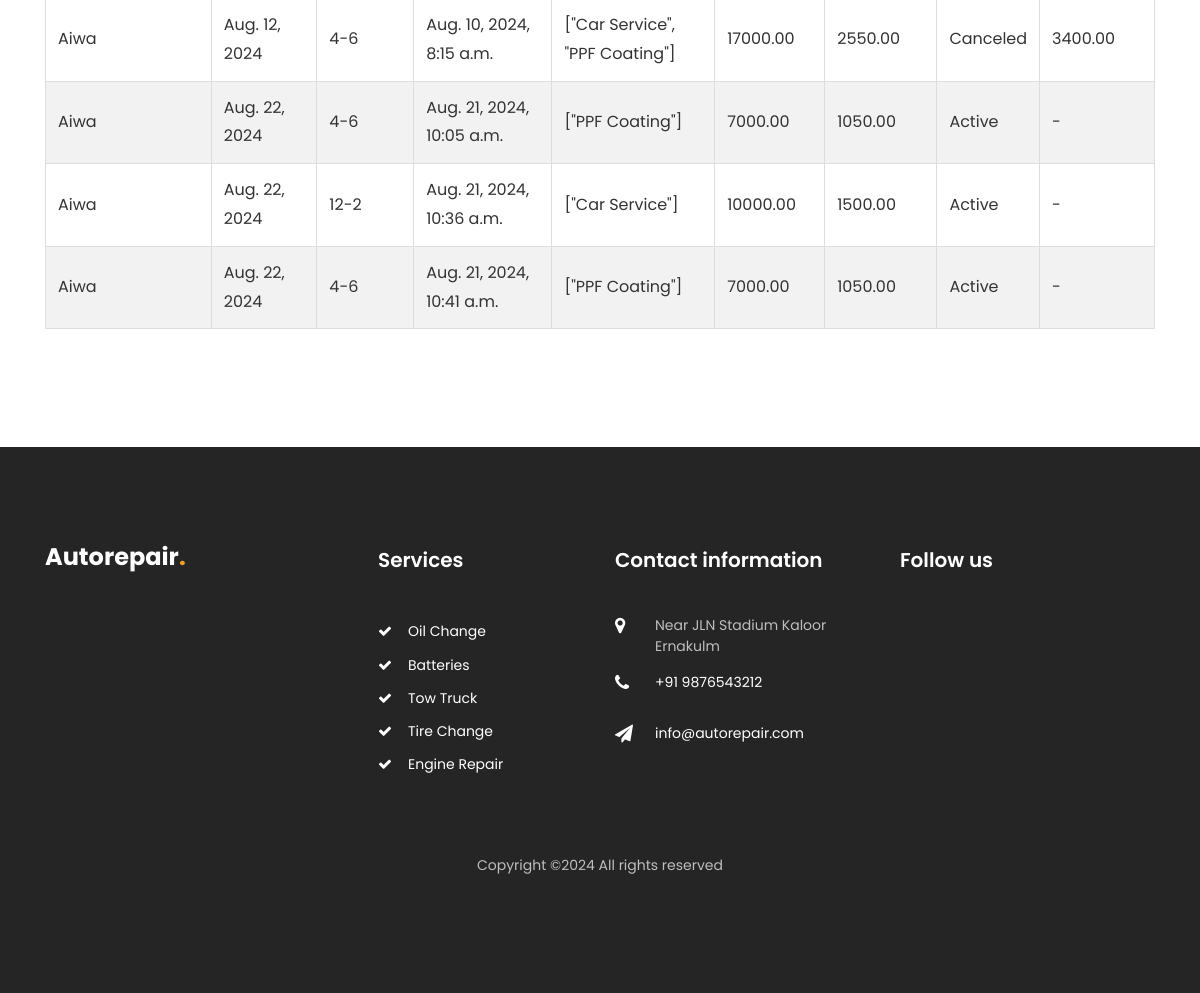
/booking-history/ (signed in, lower part), run on an earlier commit of the app's database.
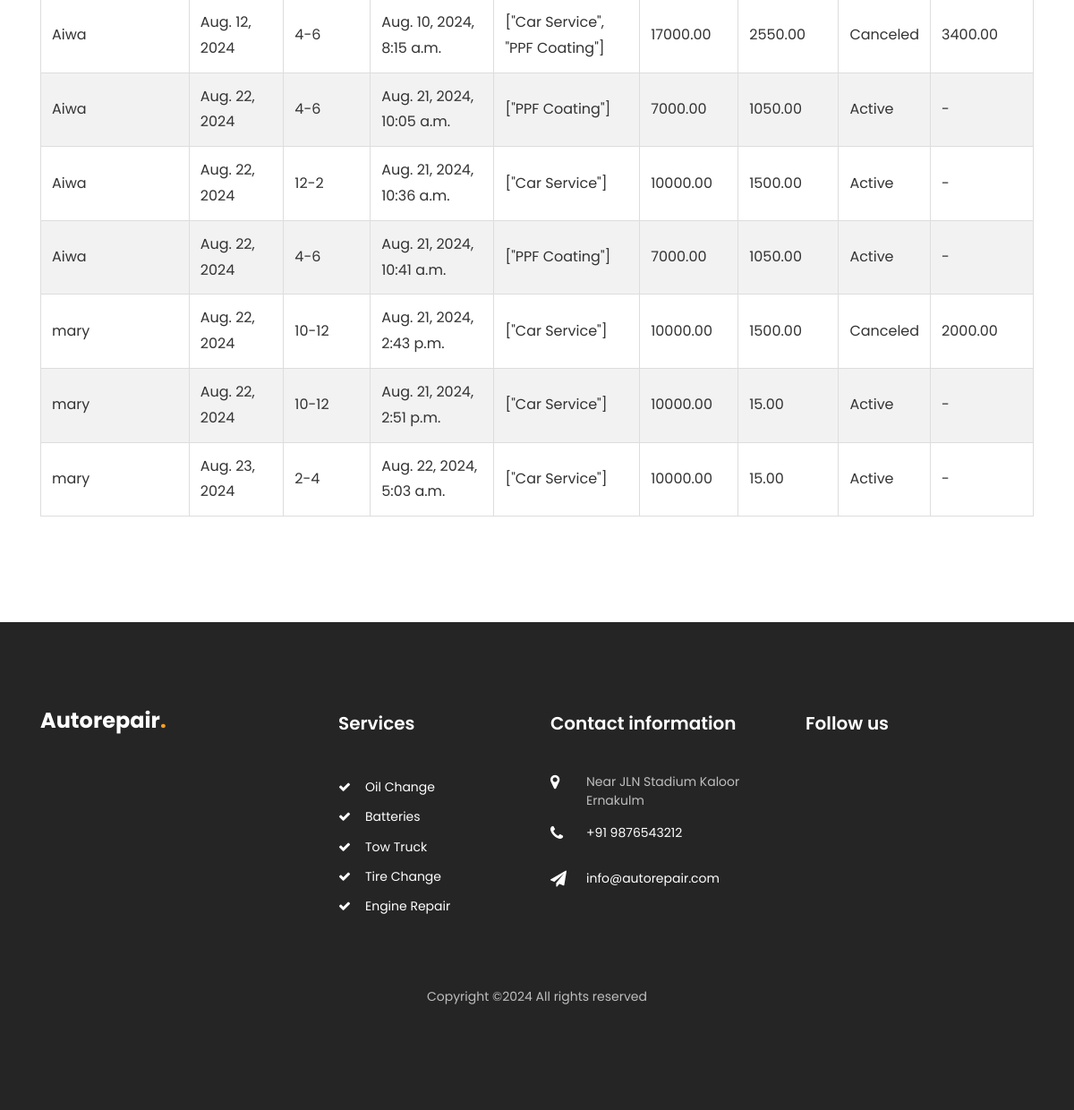
And on a later commit of the database.
### car/models.py (models this page shows, shortened)
class BookingHistory(models.Model):
    garage_name = models.CharField(max_length=255)
    user_name = models.CharField(max_length=255)
    date_booked = models.DateField()
    slot_booked = models.CharField(max_length=30)
    date_of_booking = models.DateTimeField(default=timezone.now)
    service_selected = models.CharField(max_length=255)
    total_amount = models.DecimalField(max_digits=10, decimal_places=2)
    card_number = models.CharField(max_length=16)
    cvv = models.CharField(max_length=3)
    admin_amount = models.DecimalField(max_digits=10, decimal_places=2, blank=True, null=True)
    is_canceled = models.BooleanField(default=False)
    final_price = models.DecimalField(max_digits=10, decimal_places=2, blank=True, null=True, default=0)
    garage_earnings = models.DecimalField(max_digits=10, decimal_places=2, blank=True, null=True, default=0)

### car/views.py (the view, shortened to what this page needs)
# urls.py: path('booking-history/', views.booking_history, name='booking_history'),
@login_required
def booking_history(request):
    user = request.user
    today = date.today()
    if user.role == 'garage':
        try:
            garage = Garage.objects.get(user=user)
            garage_name = garage.user.username  # Assuming `location` represents the garage name
            booking_history = BookingHistory.objects.filter(garage_name=garage_name)
            context = {
                'booking_history': booking_history,
                'viewing_as': 'garage'
            }
        except Garage.DoesNotExist:
            return HttpResponseForbidden("No associated garage found.")
    else:
        return HttpResponseForbidden("Access denied.")
    return render(request, 'booking_history.html', context)

### templates/booking_history.html (shortened to what the changed rows need)
{% load static %}
<!DOCTYPE html>
<html lang="en">
  <head>
    <link rel="stylesheet" href="https://stackpath.bootstrapcdn.com/font-awesome/4.7.0/css/font-awesome.min.css">
    <link rel="stylesheet" href="{% static 'css/animate.css' %}">
    <link rel="stylesheet" href="{% static 'css/owl.carousel.min.css' %}">
    <link rel="stylesheet" href="{% static 'css/owl.theme.default.min.css' %}">
    <link rel="stylesheet" href="{% static 'css/magnific-popup.css' %}">
    <link rel="stylesheet" href="{% static 'css/bootstrap-datepicker.css' %}">
    <link rel="stylesheet" href="{% static 'css/jquery.timepicker.css' %}">
    <link rel="stylesheet" href="{% static 'css/flaticon.css' %}">
    <link rel="stylesheet" href="{% static 'css/style.css' %}">
  </head>
  <body>
    <section class="ftco-section">
        <div class="container">
            <table border="1">
                <tbody>
                    {% for booking in booking_history %}
                    <tr>
                        {% if viewing_as == 'garage' %}
                            <td>{{ booking.user_name }}</td>
                        {% else %}
                            <td>{{ booking.garage_name }}</td>
                        {% endif %}
                        <td>{{ booking.date_booked }}</td>
                        <td>{{ booking.slot_booked }}</td>
                        <td>{{ booking.date_of_booking }}</td>
                        <td>{{ booking.service_selected }}</td>
                        <td>{{ booking.total_amount }}</td>
                        {% if viewing_as == 'garage' %}
                            <td>{{ booking.admin_amount }}</td>
                            <td>
                                {% if booking.is_canceled %}
                                    Canceled
                                {% else %}
                                    Active
                                {% endif %}
                            </td>
                            <td>
                                {% if booking.is_canceled %}
                                    {{ booking.garage_earnings }}
                                {% else %}
                                    -
                                {% endif %}
                            </td>
                        {% endif %}
                    </tr>
                    {% empty %}
                    <tr>
                        <td colspan="7">No bookings found.</td>
                    </tr>
                    {% endfor %}
                </tbody>
            </table>
        </div>
    </section>
    <footer class="footer ftco-section">
        <div class="container">
            <div class="row mb-5">
                <div class="col-md-6 col-lg">
                    <div class="ftco-footer-widget mb-4">
                        <h2 class="logo"><a href="/">Autorepair<span>.</span></a></h2>
                    </div>
                </div>
                <div class="col-md-6 col-lg">
                    <div class="ftco-footer-widget mb-4 ml-md-5">
                        <h2 class="ftco-heading-2">Services</h2>
                    </div>
                </div>
                <div class="col-md-6 col-lg">
                    <div class="ftco-footer-widget mb-4">
                        <h2 class="ftco-heading-2">Contact information</h2>
                    </div>
                </div>
                <div class="col-md-6 col-lg">
                    <div class="ftco-footer-widget mb-4">
                        <h2 class="ftco-heading-2">Follow us</h2>
                    </div>
                </div>
            </div>
        </div>
    </footer>
  </body>
</html>

What changed in the data, as far as the page shows it:
added BookingHistory: user_name "mary", date_booked "Aug. 22, 2024", slot_booked "10-12", date_of_booking "Aug. 21, 2024, 2:43 p.m.", service_selected "[\"Car Service\"]", total_amount "10000.00", admin_amount "1500.00", is_canceled "Canceled", garage_earnings "2000.00"
added BookingHistory: user_name "mary", date_booked "Aug. 22, 2024", slot_booked "10-12", date_of_booking "Aug. 21, 2024, 2:51 p.m.", service_selected "[\"Car Service\"]", total_amount "10000.00", admin_amount "15.00", is_canceled "Active"
added BookingHistory: user_name "mary", date_booked "Aug. 23, 2024", slot_booked "2-4", date_of_booking "Aug. 22, 2024, 5:03 a.m.", service_selected "[\"Car Service\"]", total_amount "10000.00", admin_amount "15.00", is_canceled "Active"
